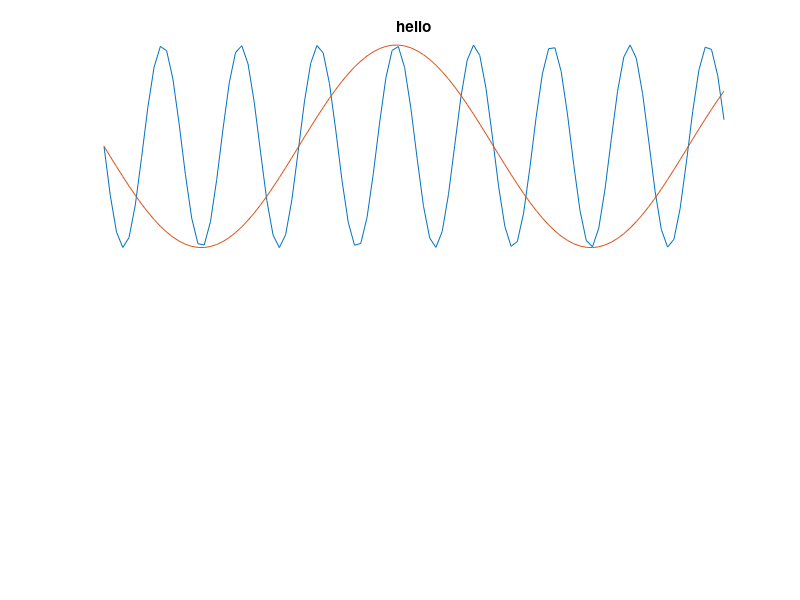

This figure's MATLAB source: (Note: this script raises an error after producing the figure.)
subplot(2,1,1);
x = linspace(0,10);
y1 = sin(x);
plot(x,y1)


y2 = sin(5*x);
plot(x,y2,x,y1)
title('hello')
axis ij
axis off
[s1,s2,s3]=axis('state')
v=axis